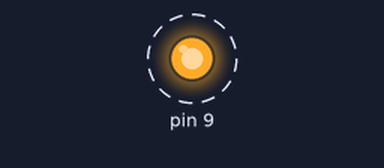
A sketch run on a simulated Arduino Uno, built with avr-gcc and run on an emulated ATmega328P. On the bench: output pins drawn as LEDs (lit = HIGH). Dashed ring = blinking.

Above: at 0.5 s.
Timing chart, 0 to 4.6 s (numbered marks = the images above):
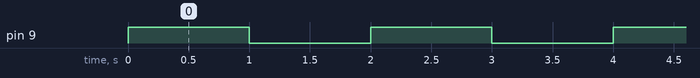

The sketch:

Blink10_Togg.ino
```cpp
#include <util/delay.h>

#define B1 2  //  GPIO B1 is controlled by Bit #2 in the Registers

void setup() {
        DDRB |= B1;  //  Set bit #2 to 1 to enable GPIO1 as OutPut
}

void loop() {
        PINB |= B1;        //  Toggle GPIO1
       _delay_ms( 1000 );  //  wait for 1000 mSec
}
```

Measured:
- by itself, pin 9: alternates HIGH for 1.0 s and LOW for 1.0 s
